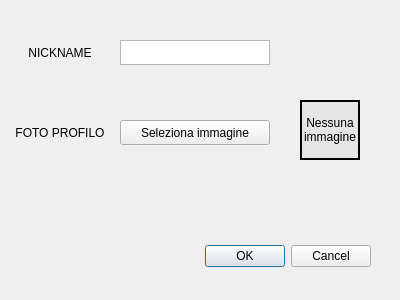
<?xml version="1.0" encoding="UTF-8"?>
<ui version="4.0">
 <class>changeProfileDialog</class>
 <widget class="QDialog" name="changeProfileDialog">
  <property name="geometry">
   <rect>
    <x>0</x>
    <y>0</y>
    <width>400</width>
    <height>300</height>
   </rect>
  </property>
  <property name="contextMenuPolicy">
   <enum>Qt::DefaultContextMenu</enum>
  </property>
  <property name="windowTitle">
   <string>Dialog</string>
  </property>
  <widget class="QDialogButtonBox" name="buttonBox">
   <property name="geometry">
    <rect>
     <x>30</x>
     <y>240</y>
     <width>341</width>
     <height>32</height>
    </rect>
   </property>
   <property name="orientation">
    <enum>Qt::Horizontal</enum>
   </property>
   <property name="standardButtons">
    <set>QDialogButtonBox::Cancel|QDialogButtonBox::Ok</set>
   </property>
  </widget>
  <widget class="QPlainTextEdit" name="Nickname">
   <property name="geometry">
    <rect>
     <x>120</x>
     <y>40</y>
     <width>150</width>
     <height>25</height>
    </rect>
   </property>
   <property name="sizePolicy">
    <sizepolicy hsizetype="Fixed" vsizetype="Fixed">
     <horstretch>0</horstretch>
     <verstretch>0</verstretch>
    </sizepolicy>
   </property>
   <property name="minimumSize">
    <size>
     <width>150</width>
     <height>25</height>
    </size>
   </property>
   <property name="maximumSize">
    <size>
     <width>150</width>
     <height>25</height>
    </size>
   </property>
  </widget>
  <widget class="QLabel" name="label">
   <property name="geometry">
    <rect>
     <x>10</x>
     <y>40</y>
     <width>100</width>
     <height>25</height>
    </rect>
   </property>
   <property name="sizePolicy">
    <sizepolicy hsizetype="Fixed" vsizetype="Fixed">
     <horstretch>0</horstretch>
     <verstretch>0</verstretch>
    </sizepolicy>
   </property>
   <property name="minimumSize">
    <size>
     <width>100</width>
     <height>25</height>
    </size>
   </property>
   <property name="maximumSize">
    <size>
     <width>100</width>
     <height>25</height>
    </size>
   </property>
   <property name="text">
    <string>NICKNAME</string>
   </property>
   <property name="alignment">
    <set>Qt::AlignCenter</set>
   </property>
   <property name="wordWrap">
    <bool>true</bool>
   </property>
  </widget>
  <widget class="QLabel" name="label_2">
   <property name="geometry">
    <rect>
     <x>10</x>
     <y>120</y>
     <width>100</width>
     <height>25</height>
    </rect>
   </property>
   <property name="sizePolicy">
    <sizepolicy hsizetype="Fixed" vsizetype="Fixed">
     <horstretch>0</horstretch>
     <verstretch>0</verstretch>
    </sizepolicy>
   </property>
   <property name="minimumSize">
    <size>
     <width>100</width>
     <height>25</height>
    </size>
   </property>
   <property name="maximumSize">
    <size>
     <width>100</width>
     <height>25</height>
    </size>
   </property>
   <property name="text">
    <string>FOTO PROFILO</string>
   </property>
   <property name="alignment">
    <set>Qt::AlignCenter</set>
   </property>
   <property name="wordWrap">
    <bool>true</bool>
   </property>
  </widget>
  <widget class="QPushButton" name="selectImageButton">
   <property name="geometry">
    <rect>
     <x>120</x>
     <y>120</y>
     <width>150</width>
     <height>25</height>
    </rect>
   </property>
   <property name="sizePolicy">
    <sizepolicy hsizetype="Fixed" vsizetype="Fixed">
     <horstretch>0</horstretch>
     <verstretch>0</verstretch>
    </sizepolicy>
   </property>
   <property name="minimumSize">
    <size>
     <width>150</width>
     <height>25</height>
    </size>
   </property>
   <property name="maximumSize">
    <size>
     <width>125</width>
     <height>25</height>
    </size>
   </property>
   <property name="text">
    <string>Seleziona immagine</string>
   </property>
  </widget>
  <widget class="QLabel" name="label_3">
   <property name="geometry">
    <rect>
     <x>300</x>
     <y>100</y>
     <width>60</width>
     <height>60</height>
    </rect>
   </property>
   <property name="sizePolicy">
    <sizepolicy hsizetype="Fixed" vsizetype="Fixed">
     <horstretch>0</horstretch>
     <verstretch>0</verstretch>
    </sizepolicy>
   </property>
   <property name="minimumSize">
    <size>
     <width>60</width>
     <height>60</height>
    </size>
   </property>
   <property name="maximumSize">
    <size>
     <width>60</width>
     <height>60</height>
    </size>
   </property>
   <property name="sizeIncrement">
    <size>
     <width>0</width>
     <height>0</height>
    </size>
   </property>
   <property name="styleSheet">
    <string notr="true">background-color: rgb(229, 229, 229);</string>
   </property>
   <property name="frameShape">
    <enum>QFrame::WinPanel</enum>
   </property>
   <property name="text">
    <string>Nessuna immagine</string>
   </property>
   <property name="scaledContents">
    <bool>true</bool>
   </property>
   <property name="alignment">
    <set>Qt::AlignCenter</set>
   </property>
   <property name="wordWrap">
    <bool>true</bool>
   </property>
  </widget>
 </widget>
 <resources/>
 <connections>
  <connection>
   <sender>buttonBox</sender>
   <signal>accepted()</signal>
   <receiver>changeProfileDialog</receiver>
   <slot>accept()</slot>
   <hints>
    <hint type="sourcelabel">
     <x>248</x>
     <y>254</y>
    </hint>
    <hint type="destinationlabel">
     <x>157</x>
     <y>274</y>
    </hint>
   </hints>
  </connection>
  <connection>
   <sender>buttonBox</sender>
   <signal>rejected()</signal>
   <receiver>changeProfileDialog</receiver>
   <slot>reject()</slot>
   <hints>
    <hint type="sourcelabel">
     <x>316</x>
     <y>260</y>
    </hint>
    <hint type="destinationlabel">
     <x>286</x>
     <y>274</y>
    </hint>
   </hints>
  </connection>
 </connections>
</ui>
